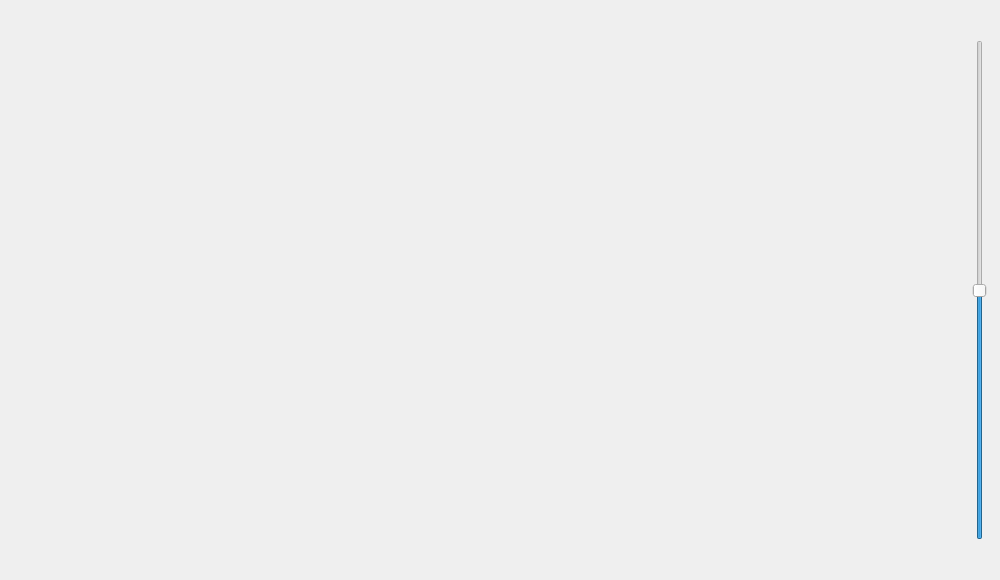
<?xml version="1.0" encoding="UTF-8"?>
<ui version="4.0">
 <class>Form</class>
 <widget class="QWidget" name="Form">
  <property name="geometry">
   <rect>
    <x>0</x>
    <y>0</y>
    <width>1000</width>
    <height>580</height>
   </rect>
  </property>
  <property name="windowTitle">
   <string>Form</string>
  </property>
  <widget class="QSlider" name="verticalSlider">
   <property name="geometry">
    <rect>
     <x>970</x>
     <y>40</y>
     <width>20</width>
     <height>500</height>
    </rect>
   </property>
   <property name="maximum">
    <number>100</number>
   </property>
   <property name="value">
    <number>50</number>
   </property>
   <property name="orientation">
    <enum>Qt::Vertical</enum>
   </property>
  </widget>
 </widget>
 <resources/>
 <connections/>
</ui>
